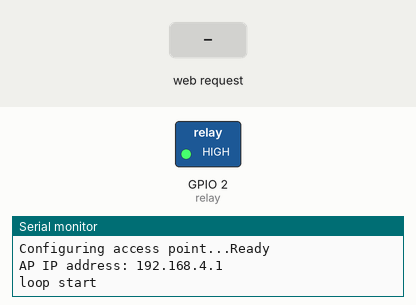
Recording of a sketch running on a simulated ESP8266 (NodeMCU). Parts: switched loads named in the sketch (green lamp = pin HIGH), the last lines printed to the serial monitor. Inputs (shaded band) come from the test bench. The local clock reads 2024-03-15 10:24:30 at power-on unless the sketch sets it; EEPROM starts erased.

Above: at 1.3 s.
1.4 s: HTTP request GET /relayon received
At 2.4 s:
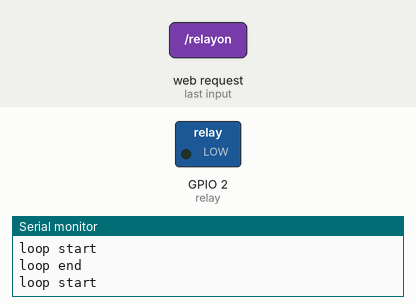
3.8 s: HTTP request GET /relayoff received
At 6.2 s:
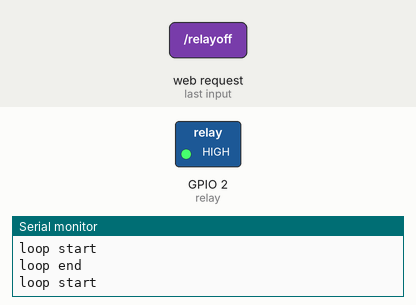
Timing chart, 0 to 7.7 s (numbered marks = the images above; inputs shaded):
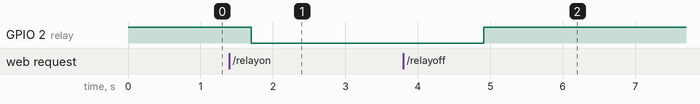

The sketch:

nodemcu_garden_drip_irrigation_schedule.ino
```cpp
#include <ESP8266WiFi.h>
#include <ESP8266WebServer.h>
#include <RTClib.h>
#include <EEPROM.h>

RTC_DS3231 rtc;

ESP8266WebServer server(80);
const char *ssid = "water";
const char *password = "12345678";

const int mOnHour = 6; //SET TIME TO ON RELAY (24 HOUR FORMAT)
const int mOnMin = 5;
const int mOffHour = 6; //SET TIME TO OFF RELAY
const int mOffMin = 10;

const int eOnHour = 18; //SET TIME TO ON RELAY (24 HOUR FORMAT)
const int eOnMin = 5;
const int eOffHour = 18; //SET TIME TO OFF RELAY
const int eOffMin = 10;


const int relay = 2;
bool relaystatus;
bool eeprom_write = false;

void setup() {
  //Serial.begin(115200);
  //rtc.begin();
  //rtc.adjust(DateTime(F(__DATE__),F(__TIME__)));
  EEPROM.begin(512);
  pinMode(relay, OUTPUT);
  digitalWrite(relay, HIGH);
  relaystatus=false;
  Serial.println();
  Serial.print("Configuring access point...");
  WiFi.mode(WIFI_AP);
  boolean result = WiFi.softAP(ssid, password);
  if(result) {
    Serial.println("Ready");
  }
  else {
    Serial.println("Failed!");
  }
  delay(100);

  IPAddress myIP = WiFi.softAPIP();
  Serial.print("AP IP address: ");
  Serial.println(myIP);
  server.on("/", handle_OnConnect);
  server.on("/relayon", handle_relayon);
  server.on("/relayoff", handle_relayoff);
  server.begin();
  //Serial.println("HTTP server started");
  server.send(200, "text/html", SendHTML(relaystatus));
}

String SendHTML(bool relaystat){
  DateTime now = rtc.now();
  char buf2[] = "DD-MM-YY:hh:mm:ss";
  String current_time=String(now.toString(buf2));
  String last_run = read_eeprom();

  String ptr = "<!DOCTYPE html> <html>\n";
  ptr +="<head><meta name=\"viewport\" content=\"width=device-width, initial-scale=1.0, user-scalable=no\">\n";
  ptr +="<title>LED Control</title>\n";
  ptr +="<style>html { font-family: Helvetica; display: inline-block; margin: 0px auto; text-align: center;}\n";
  ptr +="body{margin-top: 50px;} h1 {color: #444444;margin: 50px auto 30px;} h3 {color: #444444;margin-bottom: 50px;}\n";
  ptr +=".button {display: block;width: 80px;background-color: #1abc9c;border: none;color: white;padding: 13px 30px;text-decoration: none;font-size: 25px;margin: 0px auto 35px;cursor: pointer;border-radius: 4px;}\n";
  ptr +=".button-on {background-color: #1abc9c;}\n";
  ptr +=".button-on:active {background-color: #16a085;}\n";
  ptr +=".button-off {background-color: #34495e;}\n";
  ptr +=".button-off:active {background-color: #2c3e50;}\n";
  ptr +="p {font-size: 14px;color: #888;margin-bottom: 10px;}\n";
  ptr +="</style>\n";
  ptr +="</head>\n";
  ptr +="<body>\n";
  ptr +="<h1>Garden Irrigation System</h1>\n";
  ptr +="<h3>Using Access Point(AP) Mode</h3>\n";
  ptr +="<h5>WebServer time : "+current_time+"</h3>\n";
  ptr +="<h5>Last irrigation time : "+last_run+"</h3>\n";

   if(relaystat)
  {ptr +="<p>Solenoid Relay Status: ON</p><a class=\"button button-off\" href=\"/relayoff\">OFF</a>\n";}
  else
  {ptr +="<p>Solenoid Relay Status: OFF</p><a class=\"button button-on\" href=\"/relayon\">ON</a>\n";}
  ptr +="</body>\n";
  ptr +="</html>\n";
  return ptr;
}
void handle_relayon(){
  digitalWrite(relay, LOW);
  relaystatus=true;
  eeprom_write=true;
  write_eeprom();
  server.send(200, "text/html", SendHTML(relaystatus));
}
void handle_relayoff(){
  digitalWrite(relay, HIGH);
  relaystatus=false;
  eeprom_write=false;
  write_eeprom();
  server.send(200, "text/html", SendHTML(relaystatus));
}
void write_eeprom(){
  if (eeprom_write){
  DateTime now = rtc.now();
  char buf3[] = "DD-MM-YY:hh:mm";
  String last_run=now.toString(buf3);
  for(int i=0;i<last_run.length();i++)
  {
    EEPROM.write(0x0F+i, last_run[i]);
  }
  EEPROM.commit();
  eeprom_write=false;
  }
}

String read_eeprom(){
  String strText;
  for(int i=0;i<14;i++)
  {
    strText = strText + char(EEPROM.read(0x0F+i));
  }
  return strText;
}
void handle_OnConnect() {
  server.send(200, "text/html", SendHTML(relaystatus));
}
void loop() {
  Serial.println("loop start");

 //lcd_print("loop start");
  delay(600);
 DateTime now = rtc.now();
  if(now.hour() == mOnHour && now.minute() == mOnMin){
    write_eeprom();
    digitalWrite(relay, LOW);
    }

    else if(now.hour() == mOffHour && now.minute() == mOffMin){
      digitalWrite(relay, HIGH);
      eeprom_write = true;
    }
  if(now.hour() == eOnHour && now.minute() == eOnMin){
    Serial.println("relay On");
    digitalWrite(relay, LOW);
    write_eeprom();
    }

    else if(now.hour() == eOffHour && now.minute() == eOffMin){
      digitalWrite(relay, HIGH);
      eeprom_write=true;
    }
    delay(1000);

server.handleClient();
 Serial.println("loop end");
}
```

Measured:
- after the input at 1.4 s, GPIO 2 (relay): HIGH → LOW after 0.30 s
- after the input at 3.8 s, GPIO 2 (relay): LOW → HIGH after 1.1 s
